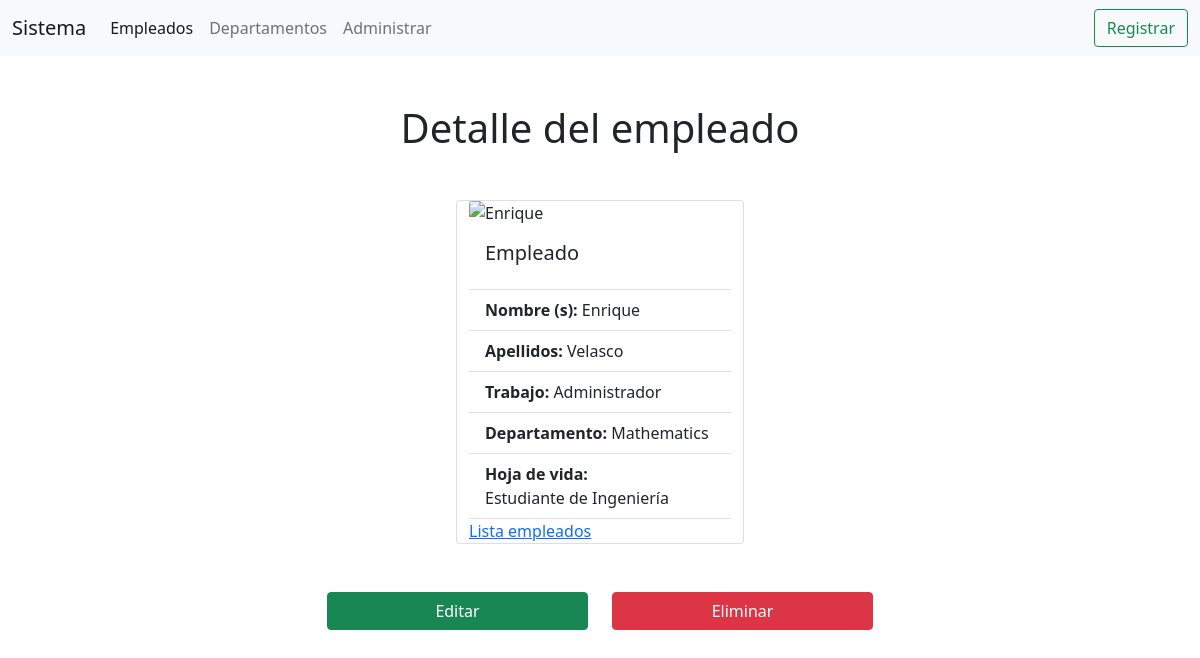
Page /ver_empleado/1 on the earlier database version.
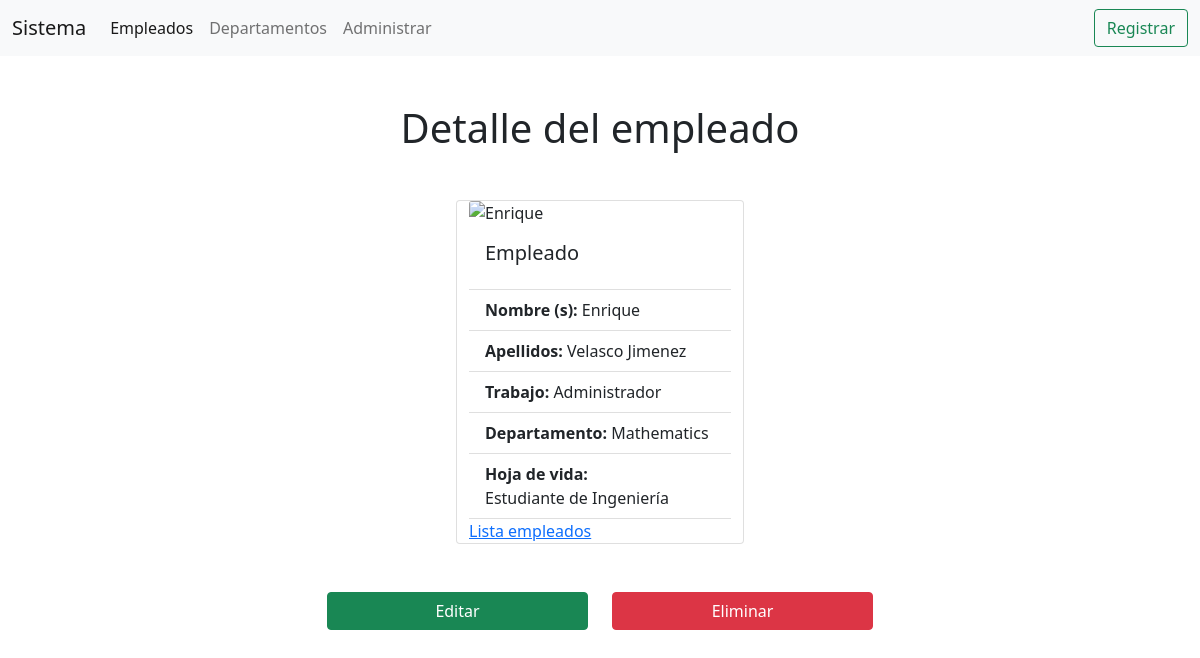
Same page on the later database version.
### apps/persona/models.py (models this page shows, shortened)
class Person(models.Model):
    jobs = [
        ('0', 'Contador'),
        ('1', 'Administrador'),
        ('2', 'Economista'),
        ('3', 'Sistemas'),
        ('4', 'Soporte'),
        ('5', 'Redes'),
        ('6', 'Web'),
        ('7', 'Apps')
    ]
    first_name = models.CharField('Name', max_length=50)
    last_name = models.CharField('Last Name', max_length=50)
    job = models.CharField('Job', max_length=50, choices=jobs)
    department = models.ForeignKey(Department, on_delete=models.CASCADE)
    habilidades = models.ManyToManyField(Habilidades)
    hoja_vida = RichTextField()
    avatar = models.ImageField('Avatar', upload_to='empleados', blank=True, null=True)
    class Meta:
        verbose_name = 'Empleado'
        verbose_name_plural = 'Empleados'

### apps/department/models.py (models this page shows, shortened)
class Department(models.Model):
    name = models.CharField('Name', max_length=50)
    short_name = models.CharField('Short name', max_length=50)
    anulate = models.BooleanField('Anulate', default=False)
    class Meta:
        verbose_name = 'Departamento'
        verbose_name_plural = 'Departamentos'

### apps/persona/views.py (the view)
# urls.py: path('ver_empleado/<pk>', views.EmpleadoDetailView.as_view(), name='ver_empleado'),
class EmpleadoDetailView(DetailView):
    model = Person
    template_name = "Person/detailPerson.html"
    context_object_name = 'empleado'
    def get_context_data(self, **kwargs):
        context = super(EmpleadoDetailView, self).get_context_data(**kwargs)
        context['titulo'] = 'Empelado del Mes'
        print(context['object'].avatar)
        return context

### templates/Person/detailPerson.html (shortened to what this page needs)
{% extends 'base.html' %}
{% block content %}
{% include 'includes/header.html' %}
<div class="container mt-5">
    <h1 class="text-center mt-5 mb-5">Detalle del empleado</h1>
    <div class="row justify-content-center">
        <div class="card" style="width: 18rem;">
            <img src="/media/{{empleado.avatar}}" class="card-img-top" alt="{{empleado.first_name}}">
            <div class="card-body">
              <h5 class="card-title">Empleado</h5>
            </div>
            <ul class="list-group list-group-flush">
              <li class="list-group-item"><span class="fw-bold">Nombre (s):</span> {{empleado.first_name}}</li>
              <li class="list-group-item"><span class="fw-bold">Apellidos:</span> {{empleado.last_name}}</li>
              <li class="list-group-item"><span class="fw-bold">Trabajo:</span> {{empleado.get_job_display}}</li>
              <li class="list-group-item"><span class="fw-bold">Departamento:</span> {{empleado.department.name}}</li>
              <li class="list-group-item"><span class="fw-bold">Hoja de vida:</span><br> {{empleado.hoja_vida|striptags}}</li>
            </ul>
            <div class="card-bod">
              <a href="{% url 'person_app:list_all' %}" class="card-link">Lista empleados</a>
            </div>
          </div>
    </div>
    <div class="row justify-content-center">
      <div class="col-md-3">
        <form method="GET" class="mt-5 mb-5" action="/update_empleado/{{empleado.id}}">
          <button class="btn btn-success d-grid gap-2 col-12 mx-auto mt-5">Editar</button>
        </form>
      </div>
      <div class="col-md-3">
        <form method="GET" class="mt-5 mb-5" action="/delete_empleado/{{empleado.id}}">
          <button class="btn btn-danger d-grid gap-2 col-12 mx-auto mt-5">Eliminar</button>
        </form>
      </div>
    </div>
</div>
{% endblock content %}

Differences in the rows shown:
changed Person "Enrique": last_name "Velasco" → "Velasco Jimenez"
